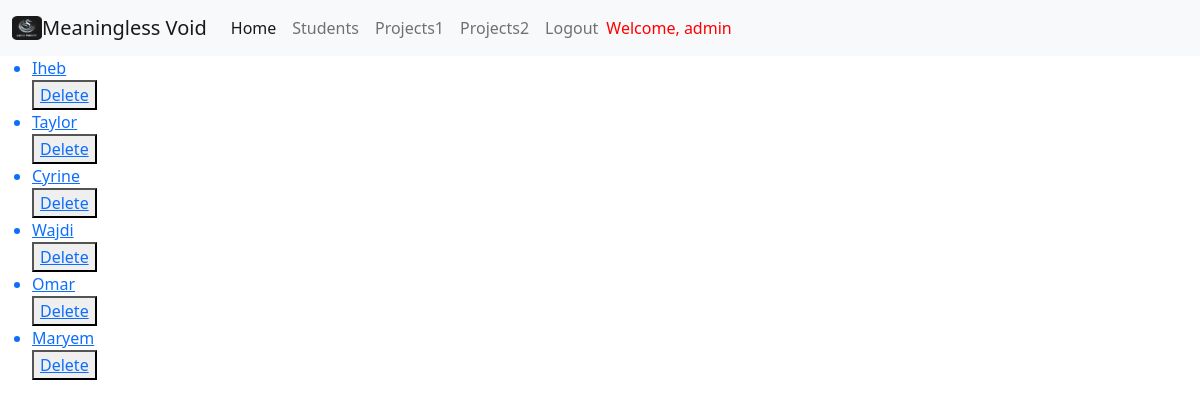
/app/list/ (signed in), run on an earlier commit of the app's database.
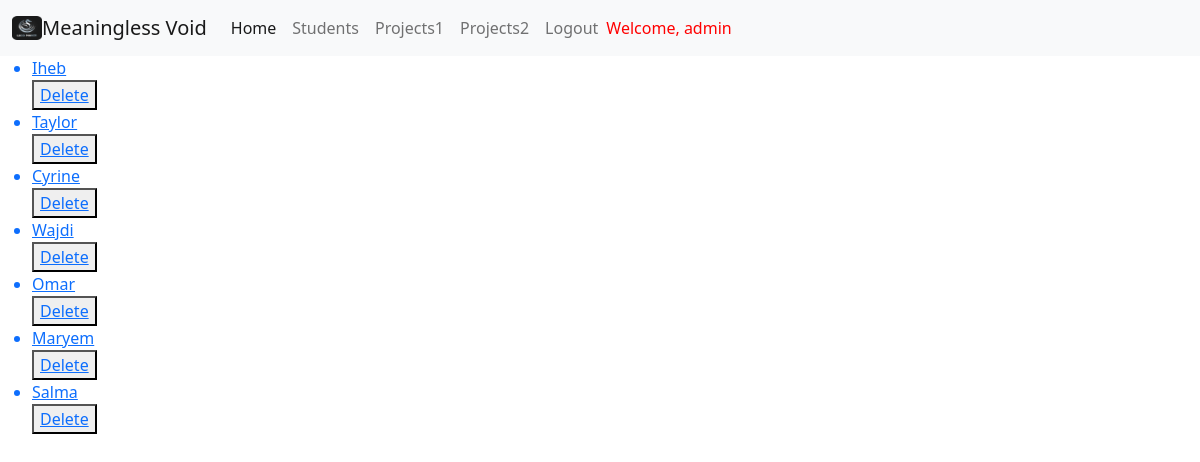
And on a later commit of the database.
### app/models.py (models this page shows, shortened)
class User(models.Model):
    first_name = models.CharField(verbose_name="Prénom", max_length=30)
    last_name = models.CharField(verbose_name="Nom", max_length=30)
    email = models.EmailField(verbose_name="Email", null=False,validators=[email_validator])

class Student(User):
    pass

class User(models.Model):
    first_name = models.CharField(verbose_name="Prénom", max_length=30)
    last_name = models.CharField(verbose_name="Nom", max_length=30)
    email = models.EmailField(verbose_name="Email", null=False,validators=[email_validator])

### app/views.py (the view)
# urls.py: path('list/', list_students, name='student_display'),
@login_required
def list_students(request):
    list = Student.objects.all()
    return render(request, 'app/list_students.html', {'list_students': list})

### app/templates/app/list_students.html
{% extends 'base.html' %}
{% block content %}
<ul>
    {% for student in list_students %}
    <a href="{% url 'student_detail' student.id %}"><li> {{ student.first_name }}</li></a>
    <button><a href="{% url 'delete_student' student.id %}">Delete</a></button>
    {% endfor %}
</ul>
{% endblock content %}

What changed in the data, as far as the page shows it:
added Student: first_name "Salma"
